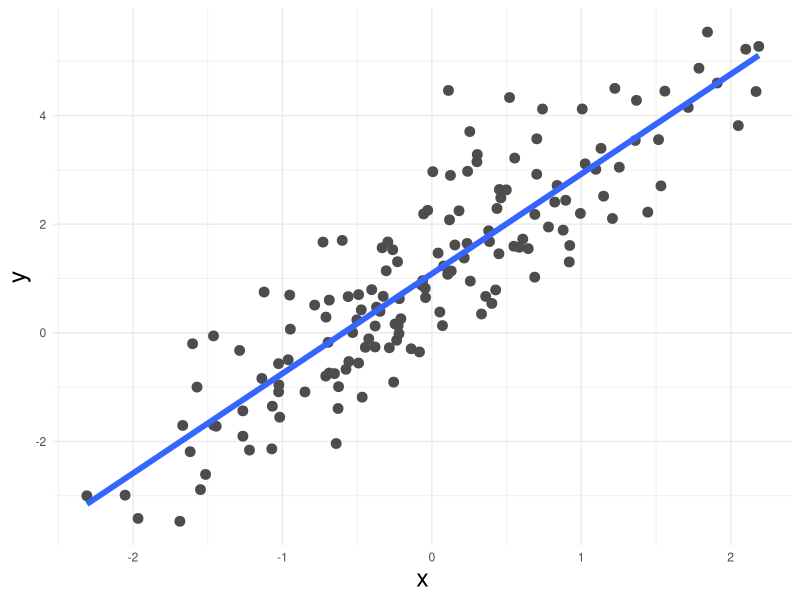
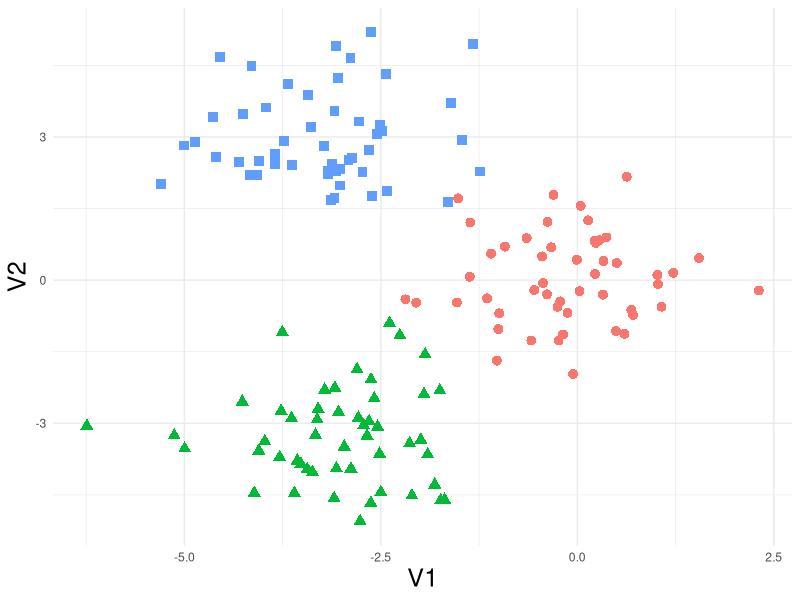
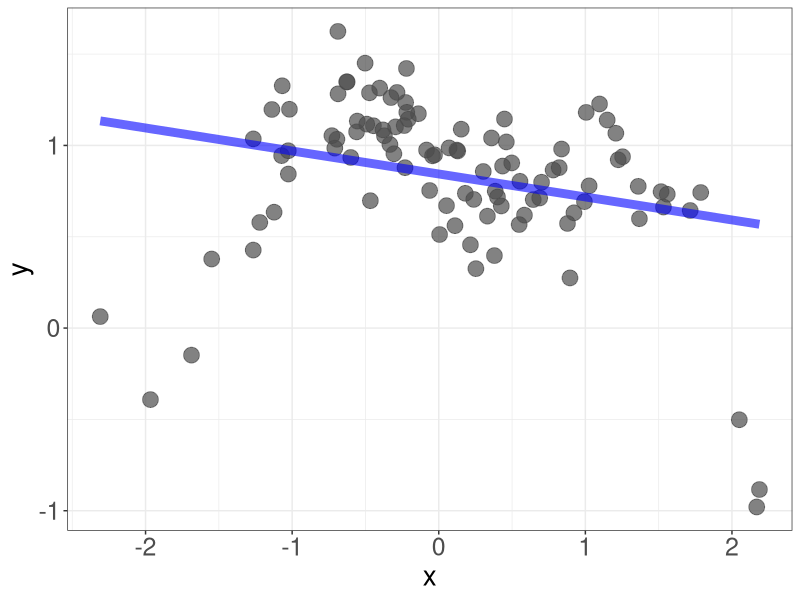
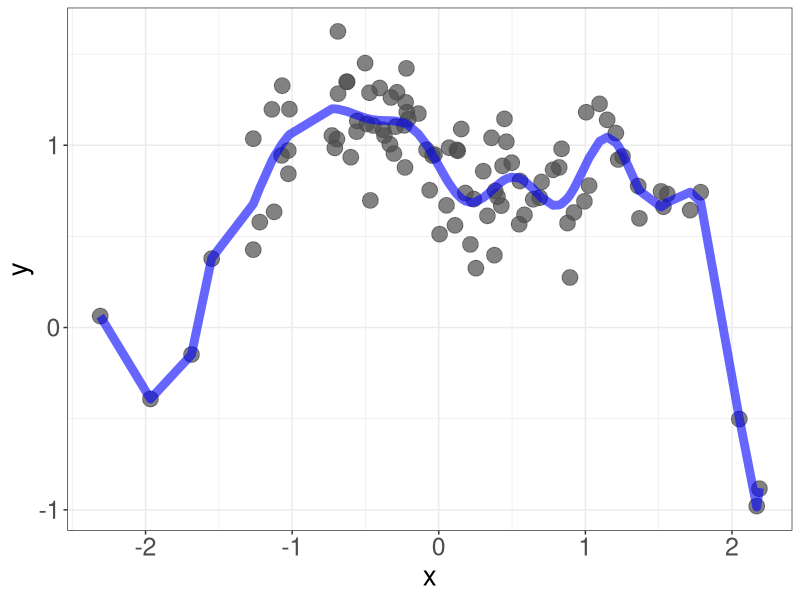
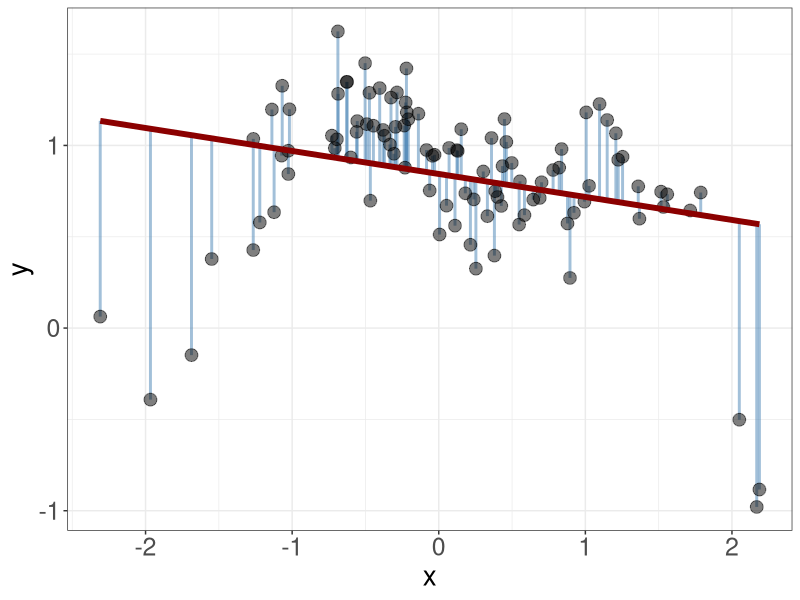
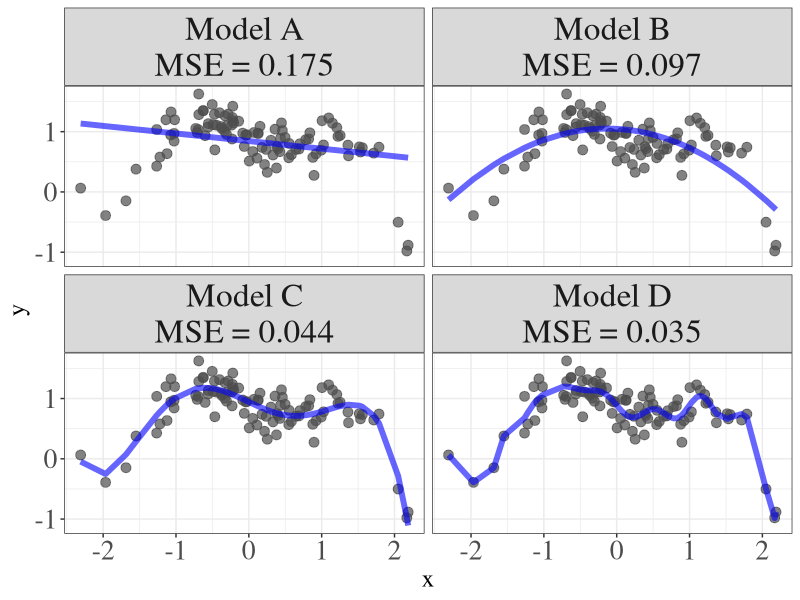
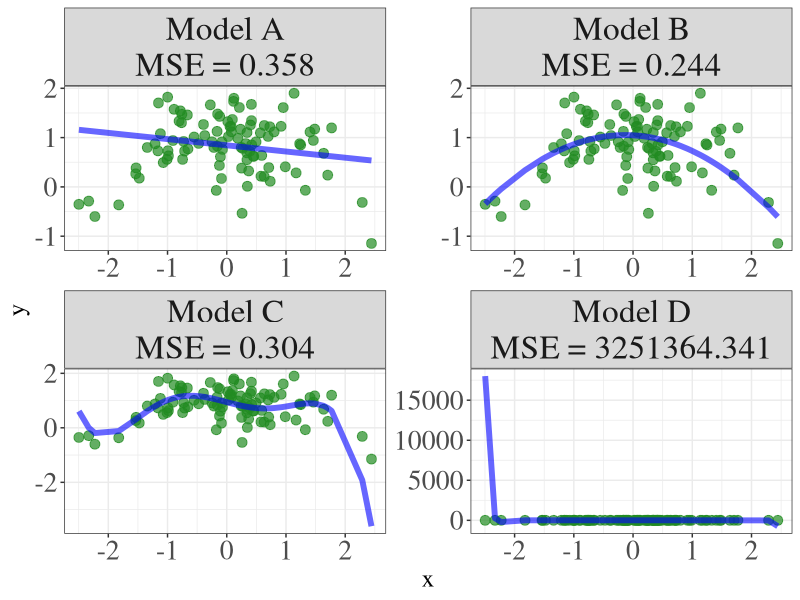

These charts were generated, in order, by the following R code:
## ---- chunk 1
knitr::opts_chunk$set(echo = T,message=F,error=F,warning = F,cache=T)
require(tidyverse)
require(caret)
require(recipes)
## ---- chunk 2
set.seed(123)
x <- rnorm(150)
y = 1 + 2*x + rnorm(150)
tibble(x,y) %>% 
  ggplot(aes(x,y)) +
  geom_point(size=3,color="grey30") +
  geom_smooth(method="lm",se=F,size=2) +
  theme_minimal() +
  theme(legend.position = "none",
        axis.title = element_text(size=18))
## ---- chunk 3
set.seed(123)
n = 50
sigma = matrix(c(1,0,0,1),ncol=2,nrow=2)
x1 <- MASS::mvrnorm(n,c(0,0),Sigma = sigma) %>% as_tibble() %>% mutate(group=1)
x2 <- MASS::mvrnorm(n,c(-3,-3),Sigma = sigma) %>% as_tibble() %>% mutate(group=2)
x3 <- MASS::mvrnorm(n,c(-3,3),Sigma = sigma) %>% as_tibble() %>% mutate(group=3)
bind_rows(x1,x2,x3) %>% 
  ggplot(aes(V1,V2,color=factor(group),pch=factor(group))) +
  geom_point(size=3) +
  theme_minimal() +
  theme(legend.position = "none",
        axis.title = element_text(size=18))
## ---- chunk 4
set.seed(123)
N = 100
x <- rnorm(N)
X <- splines::bs(x,degree=7)
B <- runif(7,-5,5) 
y <- X%*%B + rnorm(N,mean = 0,.2)
D = tibble(x,y = as.numeric(y))


modA = lm(y ~ x,data = D)
D$yhatA = predict(modA,D)

# Plot 
D %>% 
ggplot(aes(x,y)) +
  geom_point(alpha=.7,size=5,color="grey30") +
  theme_bw() +
  geom_line(aes(x,yhatA),color="blue",size=3,alpha=.6) +
  theme(legend.position = "none",
        axis.title = element_text(size=20),
        axis.text = element_text(size=18))
## ---- chunk 5
modD = lm(y ~ poly(x,21),data = D)
D$yhatD = predict(modD,D)

D %>% 
  ggplot(aes(x,y)) +
  geom_point(alpha=.7,size=5,color="grey30") +
  theme_bw() +
  geom_line(aes(x,yhatD),color="blue",size=3,alpha=.6) +
  theme(legend.position = "none",
        axis.title = element_text(size=20),
        axis.text = element_text(size=18))
## ---- chunk 6
D2 = D
D2$pred = predict(lm(y~x,data=D))
ggplot(D2,aes(x,y)) +
  geom_segment(aes(xend=x,x=x,yend=y,y=pred),
               color="steelblue",size=1,alpha=.5) +
  geom_point(size=4,alpha=.5) +
  geom_smooth(method="lm",se=F,color="darkred",size=2,alpha=.6) +
  theme_bw() +
  theme(legend.position = "none",
        axis.title = element_text(size=20),
        axis.text = element_text(size=18))
## ---- chunk 7
modB = lm(y ~ poly(x,2),data = D)
D$yhatB = predict(modB,D)
modC = lm(y ~ poly(x,5),data = D)
D$yhatC = predict(modC,D)
mse = function(y,yh) { mean((y-yh)^2) }

D %>% 
  gather(mod,yh,-y,-x) %>% 
  mutate(mod = str_remove(mod,"yhat")) %>% 
  group_by(mod) %>% 
  mutate(mse =mean((y-yh)^2),
         mse_txt = str_glue("Model {mod}\nMSE = {round(mse,3)}")) %>% 
  ggplot(aes(x,y)) +
  geom_point(alpha=.7,size=3,color="grey30") +
  geom_line(aes(x,yh),color="blue",size=2,alpha=.6) +
  theme_bw() +
  facet_wrap(~mse_txt) +
  theme(legend.position = "none",
        axis.title = element_text(size=18),
        axis.text = element_text(size=20),
        strip.text = element_text(size=24),
        text = element_text(family="serif"))
## ---- chunk 8
# New Data Draw
set.seed(321)
N = 100
x <- rnorm(N)
X <- splines::bs(x,degree=7)
# Use the same betas
y <- X%*%B + rnorm(N,mean = 0,.5)
D2 = tibble(x,y = as.numeric(y))

D2$yhatA = predict(modA,D2)
D2$yhatB = predict(modB,D2)
D2$yhatC = predict(modC,D2)
D2$yhatD = predict(modD,D2)

# Define Sets
D$set = "Training Set"
D2$set = "Test Set"

DD = bind_rows(D,D2)
## ---- chunk 9
D2 %>% 
  gather(mod,yh,-y,-x,-set) %>% 
  mutate(mod = str_remove(mod,"yhat")) %>% 
  group_by(mod) %>% 
  mutate(mse =mean((y-yh)^2),
         mse_txt = str_glue("Model {mod}\nMSE = {round(mse,3)}")) %>% 
  ggplot(aes(x,y)) +
  geom_point(alpha=.7,size=3,color='forestgreen') +
  geom_line(aes(x,yh),color="blue",size=2,alpha=.6) +
  theme_bw() +
  facet_wrap(~mse_txt,scale="free") +
  # ylim(-5,5) +
  theme(legend.position = "none",
        axis.title = element_text(size=18),
        axis.text = element_text(size=20),
        strip.text = element_text(size=24),
        text = element_text(family="serif"))
